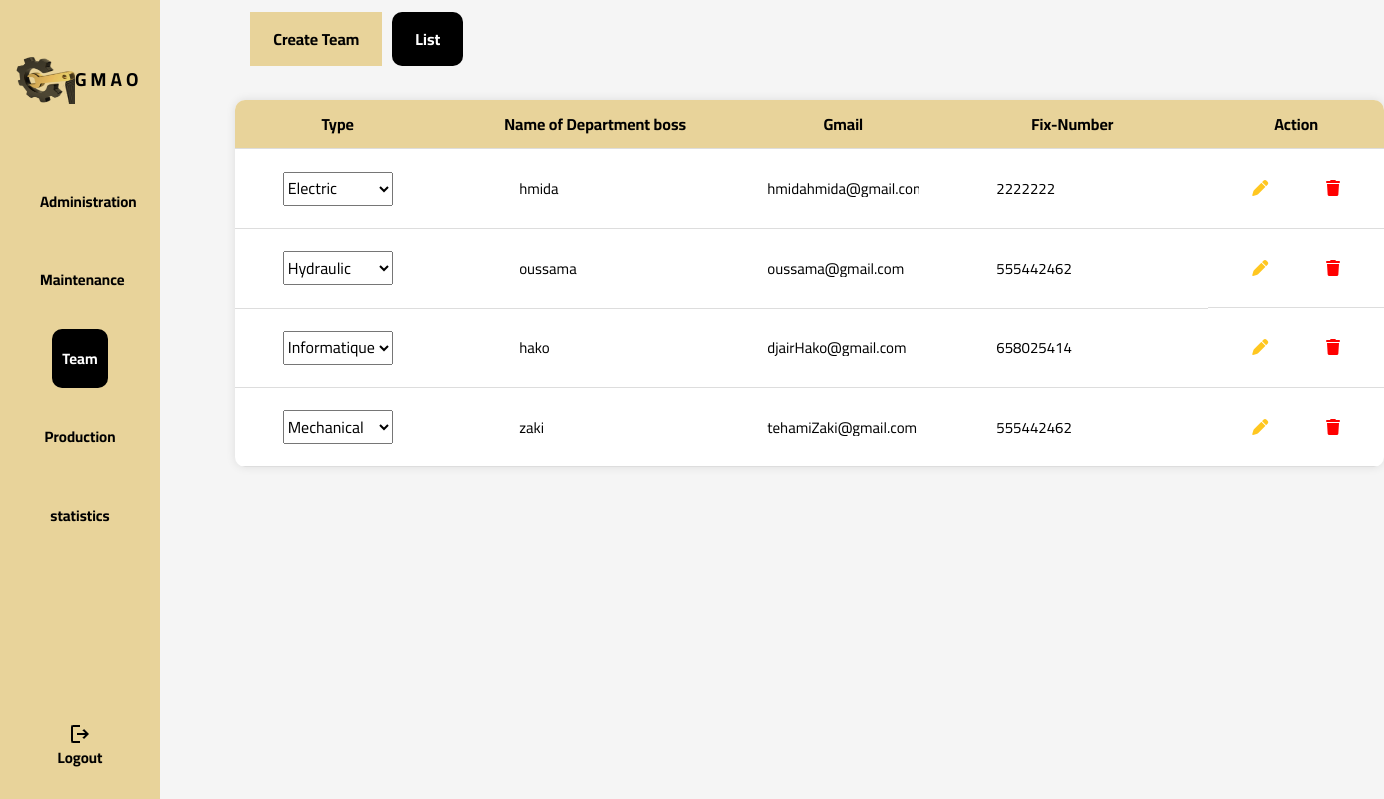
Page /GMAO/Administration-Equipe.php (signed in) on the committed database.
### tables this page shows
CREATE TABLE `equipe` (
  `id` int(11) NOT NULL,
  `type` varchar(45) NOT NULL,
  `name_boss` varchar(45) NOT NULL,
  `fax_number` int(11) DEFAULT NULL,
  `maintenance_id` int(11) NOT NULL,
  `maintenance_administration_id` int(11) NOT NULL,
  `user_id` int(11) NOT NULL
);

CREATE TABLE `user` (
  `id` int(11) NOT NULL,
  `email` varchar(255) NOT NULL,
  `password` varchar(255) NOT NULL,
  `type` varchar(45) NOT NULL
);

### GMAO/Administration-Equipe.php (the view, shortened to what this page needs)
<?php
require("config.php");
$id = $_SESSION["id"] ?? "";
$result = [];
try {
    $connection = new PDO($dsn, $db_user, $db_password);
    $connection->setAttribute(PDO::ATTR_ERRMODE, PDO::ERRMODE_EXCEPTION);
    if (!empty($id)) {
        $sql1 = "SELECT id FROM administration WHERE user_id = :user_id";
        $statement = $connection->prepare($sql1);
        $statement->bindValue(":user_id", $id);
        $statement->execute();
        $id_administration = $statement->fetchColumn();
    }
    if (!empty($id_administration)) {
        $sql2="SELECT * FROM  user JOIN equipe  ON equipe.user_id=user.id WHERE maintenance_administration_id = :maintenance_administration_id";
        $statement = $connection->prepare($sql2);
        $statement->bindValue(":maintenance_administration_id", $id_administration);
        $statement->execute();
        $result = $statement->fetchAll();
    }
} catch (PDOException $e) {
    echo "Error: " . $e->getMessage();
}
?>
<!DOCTYPE html>
<html lang="en">
<head>
    <link rel="stylesheet" href="./css/normalize.css">
    <link rel="stylesheet" href="./css/adminstrationMaintenance.css">
    <link rel="stylesheet" href="./css/all.min.css">
</head>
<body>
    <div class="conatiner"  style="width: 100%;
    height: 97vh;
    display: flex;
    padding:0;
    justify-content: space-between;
    ">
    <div class="header" id="header">
        <div class="container">
            <div class="image"><img src="Image/b74c8225-fb57-4667-adec-539a1f5ebfe1-removebg-preview.png"/><h3><a>G M A O</a></h3></div>
            <div class="links">
            <ul class="link">
                <li><a href="Administration.php">Administration</a></li>
                <li><a href="Administration-Maintenance.php" >Maintenance</a></li>
                <li><a href="Administration-Equipe.php"class="active">Team</a></li>
                <li><a href="Administration-Production.php">Production</a></li>
                <li><a href="chart.php">statistics</a></li>
            </ul>
            <ul class="link_2">
                <li>
                    <a href="Login.php">
                        <div class="logout">
                            <div class="icon" style="text-align: center; font-size: 14px; margin-top: 9px;">
                                <img src="Image/logout_FILL0_wght400_GRAD0_opsz24.png" alt="">
                            </div>
                            <p style="margin: 0;" class="logout">Logout</p>
                        </div>
                    </a>
                </li>
            </ul>
            </div>
        </div>
    </div>
    <div class="AllInformation">
    <div class="header-2" id="header">
        <div class="container">
            <ul class="link2">
                <li><a href="Administration-Equipe-Creat.php" >Create Team</a></li>
                <li><a href="Administration-Equipe.php" class="active" >List</a></li>
            </ul>
        </div>
    </div>
    <table>
        <thead>
            <tr>
                <th>Type</th>
                <th>Name of Department boss</th>
                <th>Gmail</th>
                <th>Fix-Number</th>
                <th>Action</th>
            </tr>
        </thead>
        <tbody>
            <?php foreach ($result as $row) : ?>
                <form action="" method="post">
                <tr>
                    <td>
                        <select id="type" name="type">
                            <option value="Mechanical" <?= ($row["type"] === "Mechanical") ? "selected" : "" ?>>Mechanical</option>
                            <option value="Electric" <?= ($row["type"] === "Electric") ? "selected" : "" ?>>Electric</option>
                            <option value="Hydraulic" <?= ($row["type"] === "Hydraulic") ? "selected" : "" ?>>Hydraulic</option>
                            <option value="Informatique" <?= ($row["type"] === "Informatique") ? "selected" : "" ?>>Informatique</option>
                        </select>
                    </td>
                    <td><input type="text" name="firstName"  value="<?= $row["name_boss"] ?>"></td>
                    <td><input type="text" name="email" value="<?= $row["email"] ?>"></td>
                    <td><input type="number" name="fixNumber" value="<?= $row["fax_number"] ?>"></td>
                    <td >
                    <button name="modify" formaction="./dataBase/save/modifyEquipe.php"><i class="fa-solid fa-pen"></i></button>
                    <button name="delete"  formaction="./dataBase/save/deleteEquipe.php"><i class="fa-solid fa-trash"></i></button>
                </td>
                </tr>
        </form>
        <?php
        endforeach; ?>
        </tbody>
    </table>
    </div>
    </div>
</body>
</html>

### GMAO/css/adminstrationMaintenance.css (style rules this page uses)
:root { --mainColor:#E8D39A; --SecondeColor:#EAEAEA; --transition:0.3s; --bacground:#ececec; }
html { scroll-behavior: smooth; }
ul { list-style: none; margin: 0px; padding: 0px; }
.container { padding-left: 15px; padding-right: 15px; }
@media (min-width: 768px) { .container { width:750px ; } }
@media (min-width: 992px) { .container { width:970px ; } }
@media (min-width: 1200px) { .container { width: 1170px ; } }
* { -webkit-box-sizing: border-box; -moz-box-sizing: border-box; box-sizing: border-box; }
.AllInformation { width: 83%; }
a { text-decoration: none; color: black; font-family: 'Cairo', sans-serif; font-weight: 700; padding: 12px 23px; background-color: var(--mainColor); }
h3 a { padding: 0; text-decoration: none; color: black; font-family: 'Cairo', sans-serif; font-weight: 700; background-color: var(--mainColor); }
.link a { text-decoration: none; color: black; font-size: 15px; font-family: 'Cairo', sans-serif; font-weight: 700; padding: 15px 10px; width: 100%; transition: var(--transition); }
.link a.active,.link2 a.active { color: white; background-color: black; border-radius: 10px; }
.link_2 li a:last-child { text-decoration: none; color: white; font-family: 'Cairo'; font-size: 15px; font-weight: 700; padding: 10px 0px; }
body { font-family: "Cairo",sans-serif; margin: 0; }
.header-2 { margin-top: 30px !important; height: 50px !important; }
.header-2 .container { height: 100% !important; }
.header { height: 100vh; width: 16%; z-index: 5; }
.header .container { width: 160px; display: flex; flex-direction: column; justify-content: space-between; height: 100%; background-color: var(--mainColor); }
.header .container .image { width: 103%; height: 20%; display: flex; align-items: center; }
.header .container .image img { width: 60px; height: 48px; background: url(b74c8225-fb57-4667-adec-539a1f5ebfe1.png); mix-blend-mode: multiply; }
.links { width: 100%; display: flex; height: 76%; flex-direction: column; justify-content: space-between; }
.link { display: flex; width: 100%; flex-direction: column; justify-content: flex-start; gap: 60px; align-items: center; }
.link2 { display: flex; width: 70%; justify-content: flex-start; gap: 10px; align-items: center; }
.link_2 { height: 20%; display: flex; width: 100%; gap: 15px; justify-content: center; align-items: center; color: black; }
.link_2 li { color: black; }
.link_2 li a { color: black !important; font-family: 'Cairo', sans-serif !important; }
.link li { width: 100px; text-align: center; color: black; }
body { font-family: 'Cairo', sans-serif; background-color: #f5f5f5; }
table { width: 100%; border-collapse: collapse; margin-top: 20px; background-color: #fff; border-radius: 10px; overflow: hidden; box-shadow: 0 0 10px rgba(0, 0, 0, 0.1); }
th, td { padding: 15px; text-align: center; border-bottom: 1px solid #ddd; }
td input { outline: none; border: none; font-size: 15px; }
td:nth-child(3) { width:100px; }
td:last-child { display:flex; justify-content: space-around; }
td:last-child button:first-child { background-color: transparent; border: none; color: #ffc720; }
td:last-child button:last-child { background-color: transparent; border: none; color: red; }
td button { padding: 15px; }
th { background-color: var(--mainColor); color: black; }

### rows in the picture
equipe: type "Electric", firstName "hmida", email "hmidahmida@gmail.com", fixNumber "2222222"
equipe: type "Hydraulic", firstName "oussama", email "oussama@gmail.com", fixNumber "555442462"
equipe: type "Informatique", firstName "hako", email "djairHako@gmail.com", fixNumber "658025414"
equipe: type "Mechanical", firstName "zaki", email "tehamiZaki@gmail.com", fixNumber "555442462"
